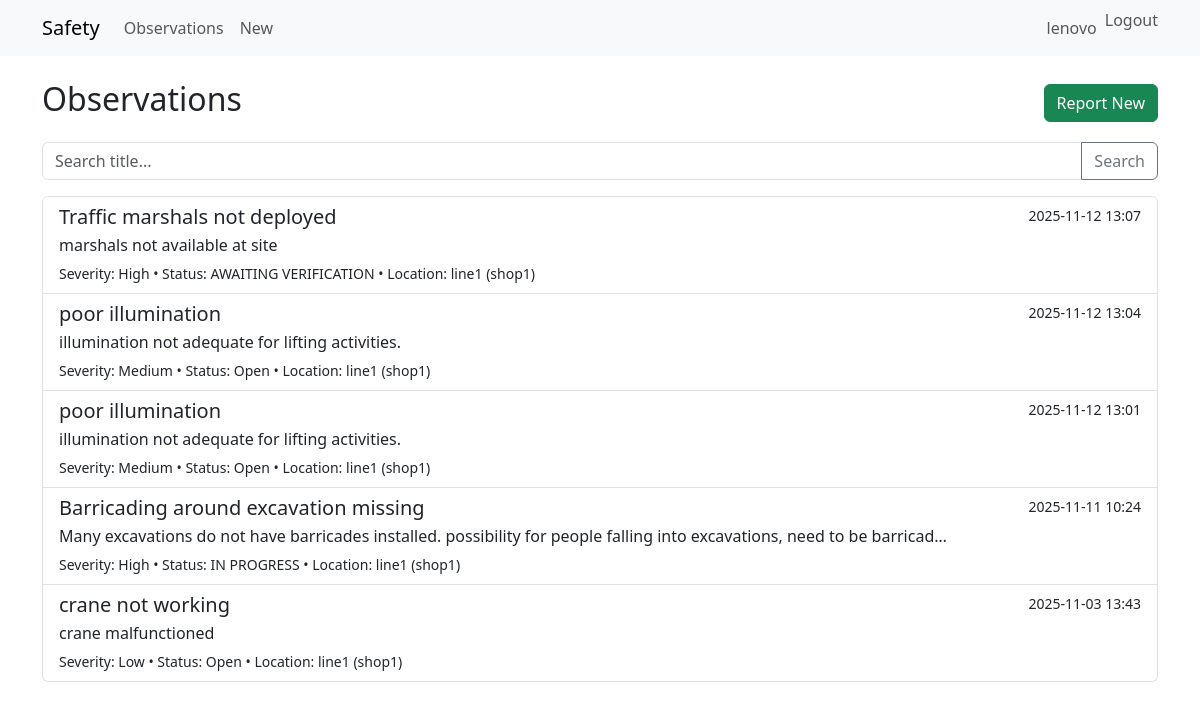
Page /users/ (signed in) on the committed database.
### users/models.py (models this page shows, shortened)
class CustomUser(AbstractUser):
    is_observer = models.BooleanField(default=False)
    is_action_owner = models.BooleanField(default=False)
    is_safety_manager = models.BooleanField(default=False)

### observations/models.py (models this page shows, shortened)
class Observation(models.Model):
    SEVERITY_CHOICES = [
        ('LOW','Low'),
        ('MEDIUM','Medium'),
        ('HIGH','High'),
    ]
    STATUS_CHOICES = [
        ('OPEN','Open'),
        ('IN_PROGRESS','In Progress'),
        ('AWAITING_VERIFICATION','Awaiting Verification'),
        ('CLOSED','Closed'),
    ]
    location = models.ForeignKey(Location, on_delete=models.PROTECT, related_name='observations')
    observer = models.ForeignKey(settings.AUTH_USER_MODEL, on_delete=models.SET_NULL, null=True, related_name='observed')
    date_observed = models.DateTimeField(default=timezone.now)
    title = models.CharField(max_length=255)
    description = models.TextField()
    severity = models.CharField(max_length=10, choices=SEVERITY_CHOICES, default='LOW')
    photo_before = models.ImageField(upload_to='observations/before/', blank=True, null=True)
    assigned_to = models.ForeignKey(settings.AUTH_USER_MODEL, on_delete=models.SET_NULL, null=True, blank=True, related_name='assigned_observations')
    status = models.CharField(max_length=30, choices=STATUS_CHOICES, default='OPEN')
    target_date = models.DateField(null=True, blank=True)
    rectification_details = models.TextField(blank=True)
    photo_after = models.ImageField(upload_to='observations/after/', blank=True, null=True)
    date_closed = models.DateTimeField(null=True, blank=True)
    verification_comment = models.TextField(blank=True, null=True)

class Location(models.Model):
    name = models.CharField(max_length=200)
    area = models.CharField(max_length=200, blank=True)
    facility = models.CharField(max_length=200, blank=True)
    def __str__(self):
        return f"{self.name} ({self.area})" if self.area else self.name

### observations/views.py (the view)
# urls.py: path('', views.ObservationListView.as_view(), name='observation_list'),
class ObservationListView(LoginRequiredMixin, ListView):
    model = Observation
    template_name = 'observations/observation_list.html'
    context_object_name = 'observations'
    def get_queryset(self):
        qs = super().get_queryset().select_related('location','assigned_to')
        q = self.request.GET.get('q')
        if q:
            qs = qs.filter(title__icontains=q)
        return qs.order_by('-date_observed')

### observations/templates/observations/observation_list.html (shortened to what this page needs)
{% extends 'base.html' %}
{% block content %}
  <div class="d-flex justify-content-between align-items-center mb-3">
    <h2>Observations</h2>
    <a href="{% url 'observations:create' %}" class="btn btn-success">Report New</a>
  </div>
  <form method="get" class="mb-3">
    <div class="input-group">
      <input class="form-control" name="q" placeholder="Search title..." value="{{ request.GET.q }}">
      <button class="btn btn-outline-secondary" type="submit">Search</button>
    </div>
  </form>
  <div class="list-group">
    {% for obs in observations %}
      <a href="{% url 'observations:detail' obs.pk %}" class="list-group-item list-group-item-action">
        <div class="d-flex w-100 justify-content-between">
          <h5 class="mb-1">{{ obs.title }}</h5>
          <small>{{ obs.date_observed|date:"Y-m-d H:i" }}</small>
        </div>
        <p class="mb-1">{{ obs.description|truncatechars:120 }}</p>
        <small>Severity: {{ obs.get_severity_display }} • Status: {{ obs.get_status_display }} • Location: {{ obs.location }}</small>
      </a>
    {% empty %}
      <div class="alert alert-info">No observations found.</div>
    {% endfor %}
  </div>
{% endblock %}

### templates/base.html (shortened to what this page needs)
<!doctype html>
<html lang="en">
  <head>
    <link href="https://cdn.jsdelivr.net/npm/bootstrap@5.3.2/dist/css/bootstrap.min.css" rel="stylesheet">
  </head>
  <body>
    <nav class="navbar navbar-expand-lg navbar-light bg-light mb-4">
      <div class="container">
        <a class="navbar-brand" href="{% url 'observations:observation_list' %}">Safety</a>
        <div class="collapse navbar-collapse" id="navmenu">
          <ul class="navbar-nav me-auto">
            <li class="nav-item"><a class="nav-link" href="{% url 'observations:observation_list' %}">Observations</a></li>
            <li class="nav-item"><a class="nav-link" href="{% url 'observations:create' %}">New</a></li>
          </ul>
          <ul class="navbar-nav">
            {% if user.is_authenticated %}
              <li class="nav-item"><a class="nav-link" href="{% url 'users:profile' %}">{{ user.get_full_name|default:user.username }}</a></li>
              <li class="nav-item">
                <form method="post" action="{% url 'logout' %}" style="display: inline;">
                  <button type="submit" class="btn btn-link nav-link" style="padding: 0; border: none; background: none;">
                    Logout
                  </button>
                </form>
              </li>
            {% else %}
              <li class="nav-item"><a class="nav-link" href="{% url 'login' %}">Login</a></li>
            {% endif %}
          </ul>
        </div>
      </div>
    </nav>
    <div class="container">
      {% block content %}{% endblock %}
    </div>
  </body>
</html>

### rows in the picture
CustomUser: get_full_name "lenovo"
Observation: title "Traffic marshals not deployed", date_observed "2025-11-12 13:07", description "marshals not available at site", severity "High", status "AWAITING VERIFICATION", location "line1 (shop1)"
Observation: title "poor illumination", date_observed "2025-11-12 13:04", description "illumination not adequate for lifting activities.", severity "Medium", status "Open", location "line1 (shop1)"
Observation: title "poor illumination", date_observed "2025-11-12 13:01", description "illumination not adequate for lifting activities.", severity "Medium", status "Open", location "line1 (shop1)"
Observation: title "Barricading around excavation missing", date_observed "2025-11-11 10:24", description "Many excavations do not have barricades installed. possibility for people falling into excavations, need to be barricad…", severity "High", status "IN PROGRESS", location "line1 (shop1)"
Observation: title "crane not working", date_observed "2025-11-03 13:43", description "crane malfunctioned", severity "Low", status "Open", location "line1 (shop1)"
